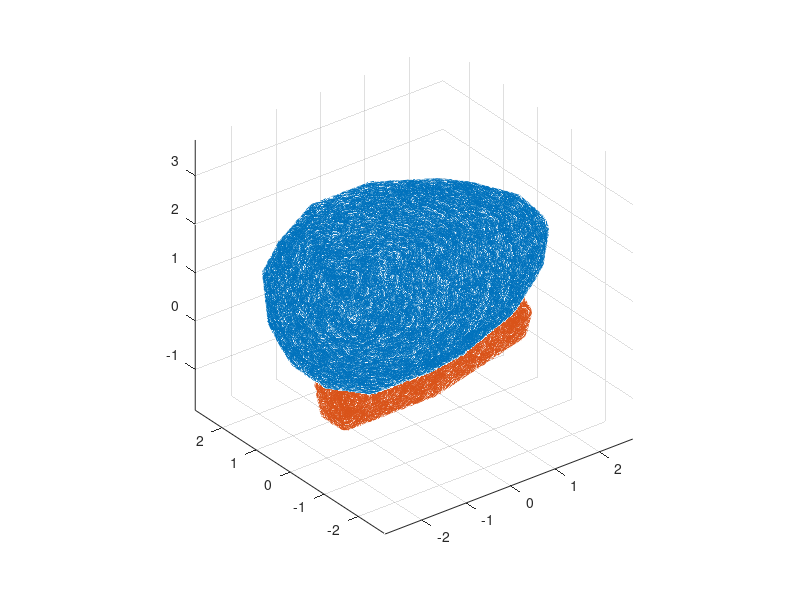

Write MATLAB code to recreate this figure.
load('vol_approx');

lead_ro = 11340;
rubber_ro = 1522;

ba_mass = ba_volume * rubber_ro;
bo_mass = bo_volume * lead_ro;

ba_vol_points = size(ba_vol_approx,1);
bo_vol_points = size(bo_vol_approx,1);

ba_unit_mass = ba_mass/ba_vol_points;
bo_unit_mass = bo_mass/bo_vol_points;

gravity_center = zeros(1,3);
for i = 1:ba_vol_points
    gravity_center = gravity_center + ba_unit_mass*ba_vol_approx(i,:);
end
for i = 1:bo_vol_points
    gravity_center = gravity_center + bo_unit_mass*bo_vol_approx(i,:);
end
mass = ba_mass + bo_mass
gravity_center1 = gravity_center / mass;


ba_vol_approx = ba_vol_approx - gravity_center1;
bo_vol_approx = bo_vol_approx - gravity_center1;

gravity_center = zeros(1,3);
for i = 1:ba_vol_points
    gravity_center = gravity_center + ba_unit_mass*ba_vol_approx(i,:);
end
for i = 1:bo_vol_points
    gravity_center = gravity_center + bo_unit_mass*bo_vol_approx(i,:);
end
gravity_center = gravity_center / (ba_mass + bo_mass);

figure(2)
scatter3(ba_vol_approx(:,1),ba_vol_approx(:,2),ba_vol_approx(:,3))
hold on
axis equal
scatter3(bo_vol_approx(:,1),bo_vol_approx(:,2),bo_vol_approx(:,3))
scatter3(gravity_center(:,1),gravity_center(:,2),gravity_center(:,3))

I_xx = 0;
I_xy = 0;
I_xz = 0;
I_yy = 0;
I_yz = 0;
I_zz = 0;


for i = 1:ba_vol_points
    point = ba_vol_approx(i,:);
    I_xx = I_xx + ba_unit_mass*(point(2)^2 + point(3)^2);
    I_xy = I_xy - ba_unit_mass*(point(1) * point(2));
    I_xz = I_xz - ba_unit_mass*(point(1) * point(3));
    I_yy = I_yy + ba_unit_mass*(point(1)^2 + point(3)^2);
    I_yz = I_yz - ba_unit_mass*(point(2) * point(3));
    I_zz = I_zz + ba_unit_mass*(point(1)^2 + point(2)^2);
end

for i = 1:bo_vol_points
    point = bo_vol_approx(i,:);
    I_xx = I_xx + bo_unit_mass*(point(2)^2 + point(3)^2);
    I_xy = I_xy - bo_unit_mass*(point(1) * point(2));
    I_xz = I_xz - bo_unit_mass*(point(1) * point(3));
    I_yy = I_yy + bo_unit_mass*(point(1)^2 + point(3)^2);
    I_yz = I_yz - bo_unit_mass*(point(2) * point(3));
    I_zz = I_zz + bo_unit_mass*(point(1)^2 + point(2)^2);
end

I = [I_xx I_xy I_xz;...
     I_xy I_yy I_yz;...
     I_xz I_yz I_zz]
 
